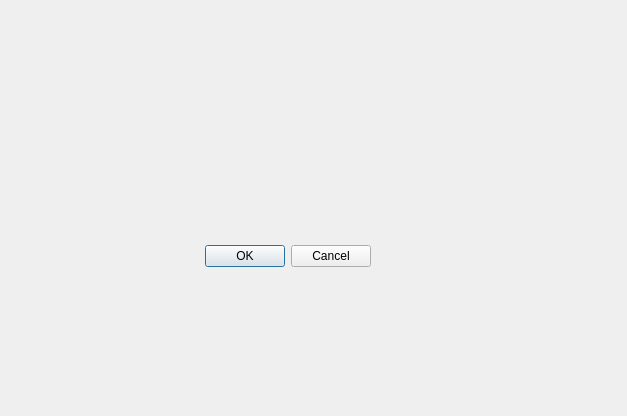
<?xml version="1.0" encoding="UTF-8"?>
<ui version="4.0">
 <class>DExamen</class>
 <widget class="QDialog" name="DExamen">
  <property name="geometry">
   <rect>
    <x>0</x>
    <y>0</y>
    <width>627</width>
    <height>416</height>
   </rect>
  </property>
  <property name="windowTitle">
   <string>Dialog</string>
  </property>
  <widget class="QDialogButtonBox" name="buttonBox">
   <property name="geometry">
    <rect>
     <x>30</x>
     <y>240</y>
     <width>341</width>
     <height>32</height>
    </rect>
   </property>
   <property name="orientation">
    <enum>Qt::Horizontal</enum>
   </property>
   <property name="standardButtons">
    <set>QDialogButtonBox::Cancel|QDialogButtonBox::Ok</set>
   </property>
  </widget>
 </widget>
 <resources/>
 <connections>
  <connection>
   <sender>buttonBox</sender>
   <signal>accepted()</signal>
   <receiver>DExamen</receiver>
   <slot>accept()</slot>
   <hints>
    <hint type="sourcelabel">
     <x>248</x>
     <y>254</y>
    </hint>
    <hint type="destinationlabel">
     <x>157</x>
     <y>274</y>
    </hint>
   </hints>
  </connection>
  <connection>
   <sender>buttonBox</sender>
   <signal>rejected()</signal>
   <receiver>DExamen</receiver>
   <slot>reject()</slot>
   <hints>
    <hint type="sourcelabel">
     <x>316</x>
     <y>260</y>
    </hint>
    <hint type="destinationlabel">
     <x>286</x>
     <y>274</y>
    </hint>
   </hints>
  </connection>
 </connections>
</ui>
